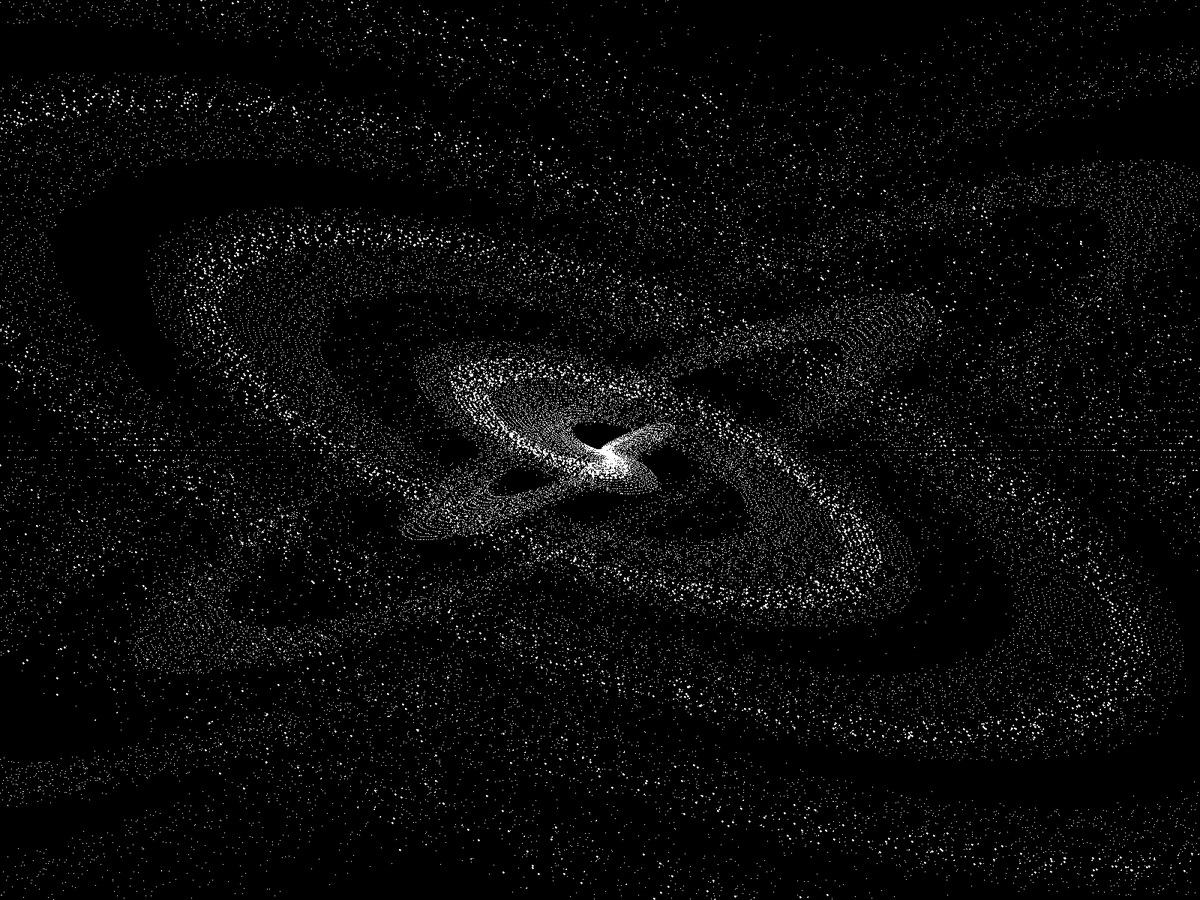
Frame 1 (no input)
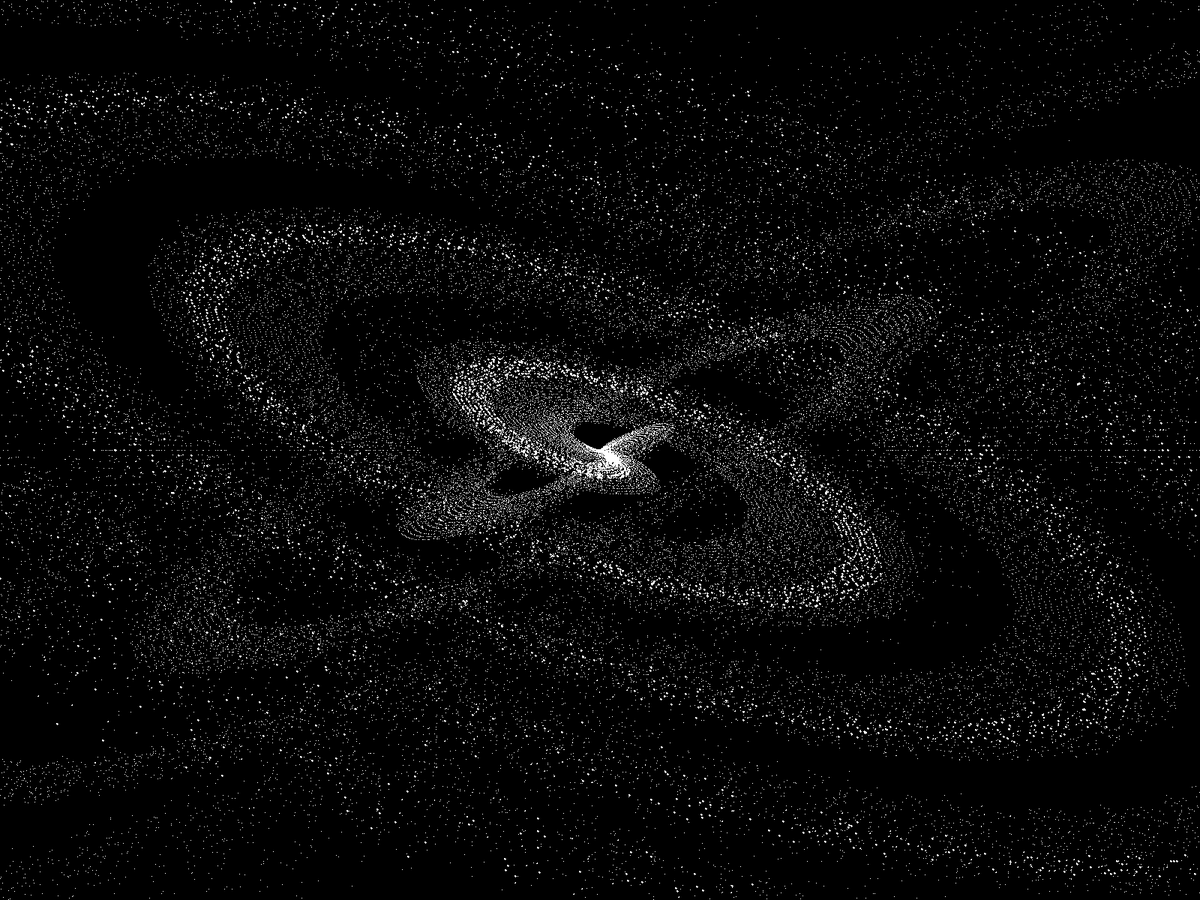
Frame 60 (the mouse pressed at the canvas centre just before this capture)
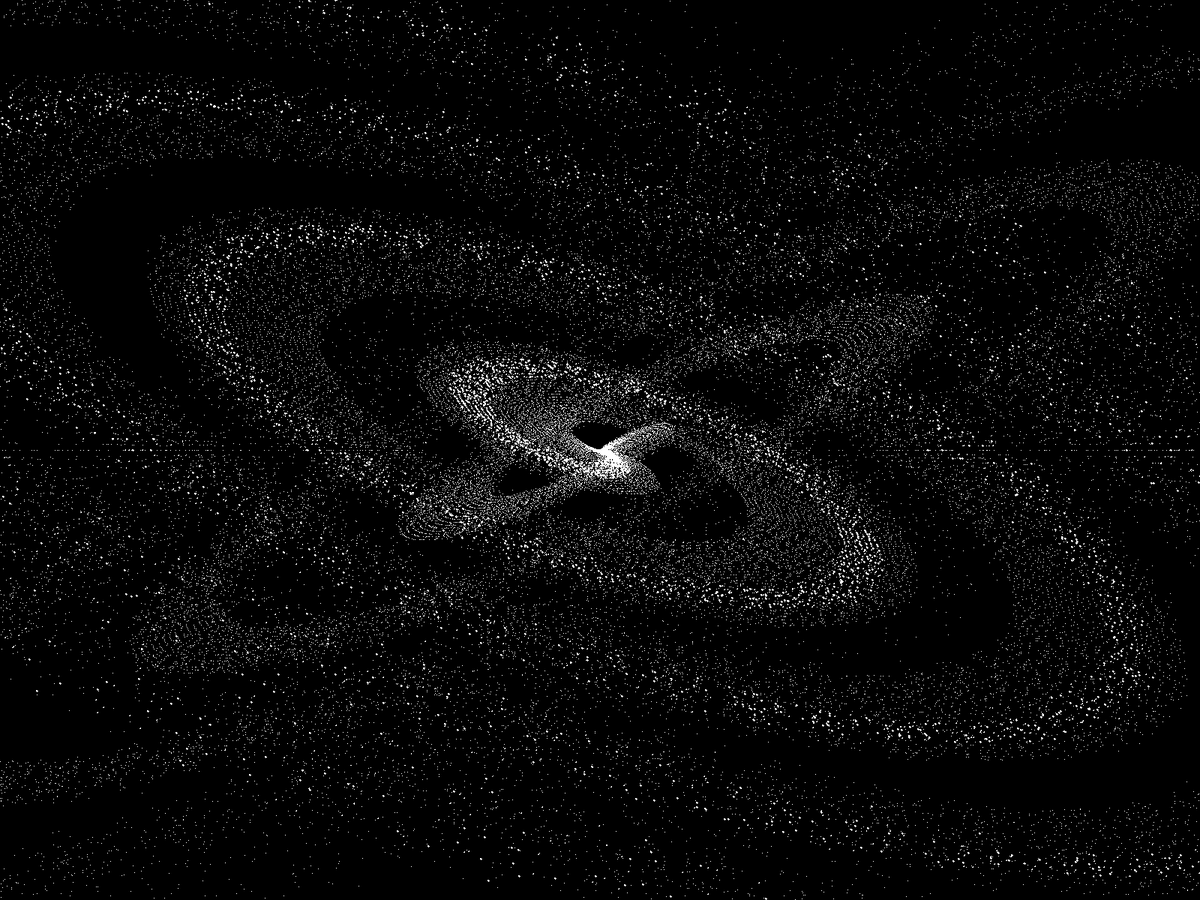
Frame 120 (the mouse held since frame 60 and released just before this capture)

The Processing sketch that drew these frames (run headless with seeded random() and noise(); from frame 60 on, the mouse is pressed at the canvas centre):

// Processing sketch: sketch_220308e
// ── sketch_220308e.pde
void setup() {
  //size(1024,1024) ;
  fullScreen();
  noSmooth();
  background(0);
  stroke(255);
}                                                                 

void draw() {
  background(0);
  
  int f = frameCount%width;
  
  translate(width/2,height/2);
  
  for( int n = 0 ; n < width ; n++) {
    for( int i = 0 ; i < 360 ; i+= 8 ) {      
      float xx = sin(radians((i^(128))+n+noise(n+f)*20))*n;
      float yy = cos(radians(i+n))*n;
      //stroke(map(i,0,300,0,255));
      if (i>300) { 
        strokeWeight(random(0.1,4));
      } else {
        strokeWeight(random(0.1,1));
      }
      point(xx,yy/2);
    } 
  }
  
}
